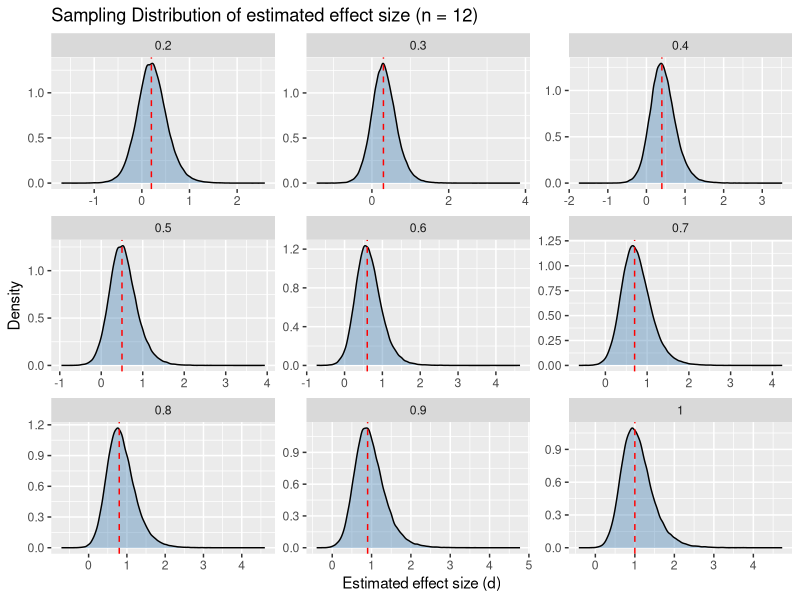
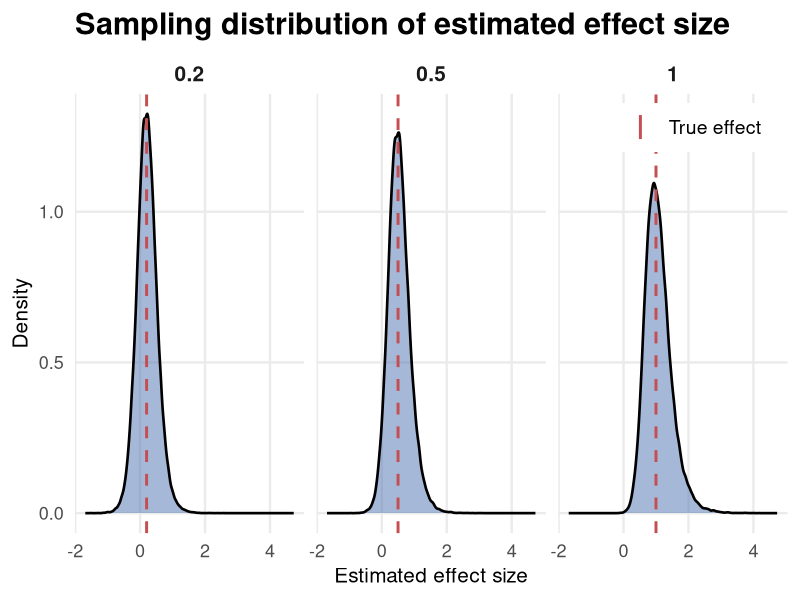
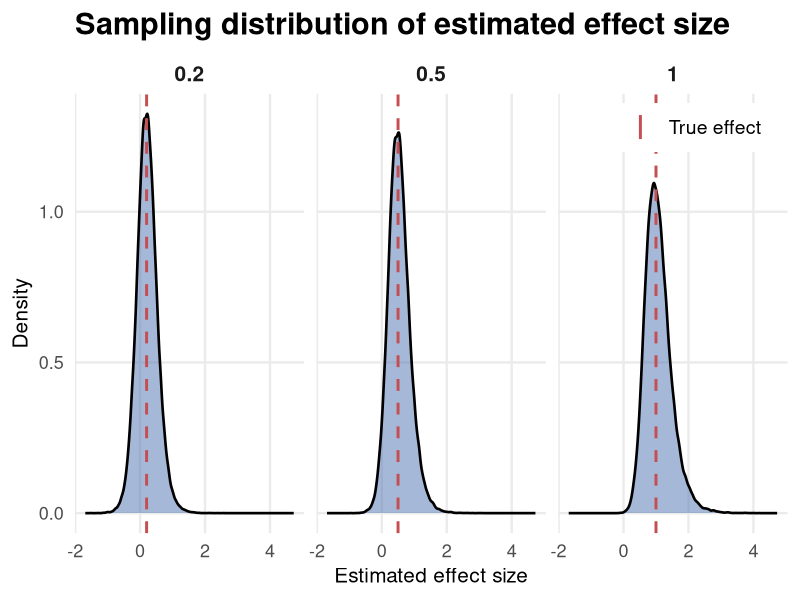

These figures' R source, in order:
# This file contains the R code used to investigate the instability observed in the pilot-plus-t-test simulation results.
# Written by Dr. Rianne de Heide

set.seed(42)

# Parameters
n        <- 12
sigma    <- 1
deltas   <- seq(0.2, 1.0, by = 0.1)
n_sims   <- 100000

# Function to simulate estimated effect size
simulate_d <- function(delta, n, sigma, n_sims) {
  mu <- delta * sigma
  
  d_hat <- replicate(n_sims, {
    x <- rnorm(n, mean = mu, sd = sigma)
    mean(x) / sd(x)
  })
  
  data.frame(
    delta_true = delta,
    d_hat      = d_hat
  )
}

# Run simulations
sim_results <- do.call(
  rbind,
  lapply(deltas, simulate_d, n = n, sigma = sigma, n_sims = n_sims)
)

# Summarize performance
summary_results <- aggregate(
  d_hat ~ delta_true,
  data = sim_results,
  FUN = function(x) c(
    mean = mean(x),
    bias = mean(x) - unique(sim_results$delta_true[sim_results$d_hat %in% x]),
    sd   = sd(x),
    rmse = sqrt(mean((x - unique(sim_results$delta_true[sim_results$d_hat %in% x]))^2))
  )
)

# Clean summary table
summary_table <- data.frame(
  delta_true = summary_results$delta_true,
  mean_d_hat = summary_results$d_hat[, "mean"],
  sd_d_hat   = summary_results$d_hat[, "sd"],
  rmse_d_hat = summary_results$d_hat[, "rmse"]
)

print(summary_table)


library(ggplot2)

ggplot(sim_results, aes(x = d_hat)) +
  geom_density(fill = "steelblue", alpha = 0.4) +
  geom_vline(aes(xintercept = delta_true),
             linetype = "dashed", color = "red") +
  facet_wrap(~ delta_true, scales = "free") +
  labs(
    title = "Sampling Distribution of estimated effect size (n = 12)",
    x = "Estimated effect size (d)",
    y = "Density"
  )

library(ggplot2)

# Select deltas for poster
poster_deltas <- c(0.2, 0.5, 1.0)

poster_data <- subset(sim_results, delta_true %in% poster_deltas)

ggplot(poster_data, aes(x = d_hat)) +
  geom_density(
    fill = "#4C72B0",
    alpha = 0.5,
    linewidth = 0.9
  ) +
  geom_vline(
    aes(xintercept = delta_true, color = "True effect", linetype = "True effect"),
    linewidth = 1.0
  ) +
  facet_wrap(~ delta_true, nrow = 1) +
  scale_color_manual(values = c("True effect" = "#C44E52"), name = NULL) +
  scale_linetype_manual(values = c("True effect" = "dashed"), name = NULL) +
  guides(
    color = guide_legend(override.aes = list(linewidth = 1.0)),
    linetype = "none"   # keep a single legend (no duplicates)
  ) +
  labs(
    title = "Sampling distribution of estimated effect size",
    x = "Estimated effect size",
    y = "Density"
  ) +
  theme_minimal(base_size = 18) +
  theme(
    plot.title = element_text(face = "bold", size = 22),
    strip.text = element_text(face = "bold", size = 15),
    axis.title = element_text(size = 15),
    axis.text = element_text(size = 13),
    panel.grid.minor = element_blank(),
    legend.position = c(0.98, 0.98),      # top-right inside
    legend.justification = c(1, 1),
    legend.background = element_rect(fill = "white", color = NA),
    legend.key = element_rect(fill = "white", color = NA),
    legend.key.width = unit(1.6, "lines"),
    legend.text = element_text(size = 14)
  )


ggsave(
  "sampling_distribution_d_hat_poster_row.pdf",
  width = 12,
  height = 4.5,
  dpi = 300
)
